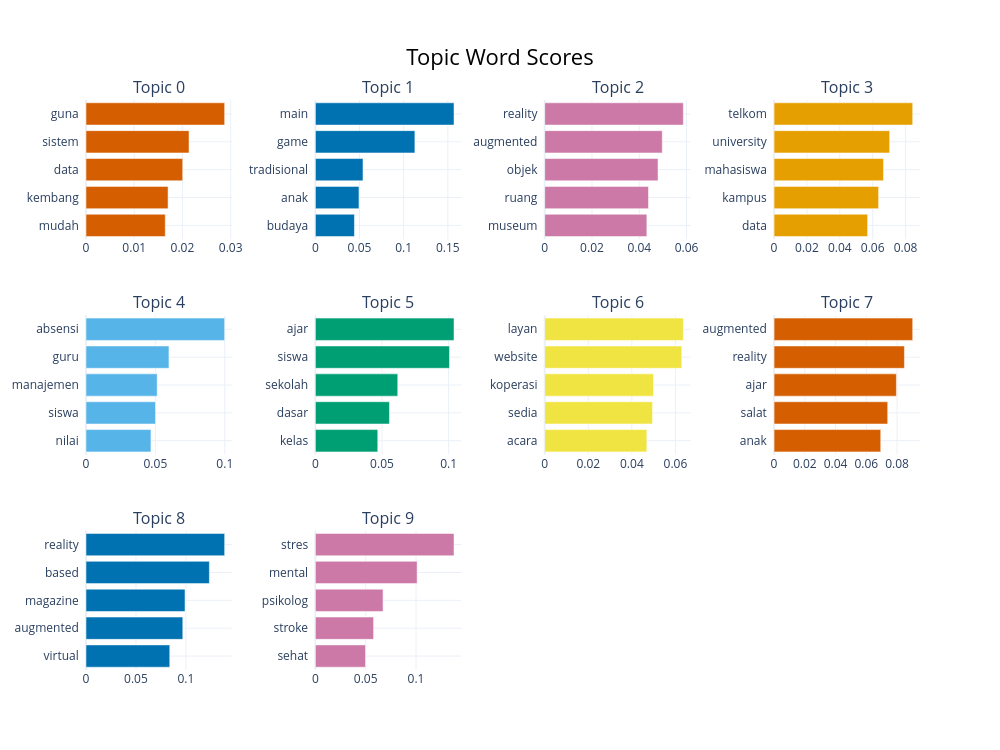

The notebook cell this image was saved under:
### Code cell
topic_model.visualize_barchart(top_n_topics=10)

### Figure 1 — Plotly figure (JSON) as saved in the notebook; plotly's stock layout.template omitted (floating-point values rounded to 4 significant figures)
{"data": [{"marker": {"color": "#D55E00"}, "orientation": "h", "type": "bar", "x": [0.01644, 0.01702, 0.02006, 0.02136, 0.02875], "xaxis": "x", "y": ["mudah  ", "kembang  ", "data  ", "sistem  ", "guna  "], "yaxis": "y"}, {"marker": {"color": "#0072B2"}, "orientation": "h", "type": "bar", "x": [0.04426, 0.0494, 0.05394, 0.1127, 0.157], "xaxis": "x2", "y": ["budaya  ", "anak  ", "tradisional  ", "game  ", "main  "], "yaxis": "y2"}, {"marker": {"color": "#CC79A7"}, "orientation": "h", "type": "bar", "x": [0.04321, 0.0439, 0.04794, 0.04972, 0.05865], "xaxis": "x3", "y": ["museum  ", "ruang  ", "objek  ", "augmented  ", "reality  "], "yaxis": "y3"}, {"marker": {"color": "#E69F00"}, "orientation": "h", "type": "bar", "x": [0.05691, 0.06359, 0.06657, 0.07031, 0.08433], "xaxis": "x4", "y": ["data  ", "kampus  ", "mahasiswa  ", "university  ", "telkom  "], "yaxis": "y4"}, {"marker": {"color": "#56B4E9"}, "orientation": "h", "type": "bar", "x": [0.04679, 0.05011, 0.0513, 0.05977, 0.09991], "xaxis": "x5", "y": ["nilai  ", "siswa  ", "manajemen  ", "guru  ", "absensi  "], "yaxis": "y5"}, {"marker": {"color": "#009E73"}, "orientation": "h", "type": "bar", "x": [0.04683, 0.05558, 0.0618, 0.1006, 0.104], "xaxis": "x6", "y": ["kelas  ", "dasar  ", "sekolah  ", "siswa  ", "ajar  "], "yaxis": "y6"}, {"marker": {"color": "#F0E442"}, "orientation": "h", "type": "bar", "x": [0.04689, 0.04949, 0.04993, 0.06292, 0.06364], "xaxis": "x7", "y": ["acara  ", "sedia  ", "koperasi  ", "website  ", "layan  "], "yaxis": "y7"}, {"marker": {"color": "#D55E00"}, "orientation": "h", "type": "bar", "x": [0.06937, 0.0739, 0.07955, 0.08476, 0.09015], "xaxis": "x8", "y": ["anak  ", "salat  ", "ajar  ", "reality  ", "augmented  "], "yaxis": "y8"}, {"marker": {"color": "#0072B2"}, "orientation": "h", "type": "bar", "x": [0.08384, 0.09689, 0.0991, 0.1235, 0.1388], "xaxis": "x9", "y": ["virtual  ", "augmented  ", "magazine  ", "based  ", "reality  "], "yaxis": "y9"}, {"marker": {"color": "#CC79A7"}, "orientation": "h", "type": "bar", "x": [0.04985, 0.05785, 0.06728, 0.1011, 0.1377], "xaxis": "x10", "y": ["sehat  ", "stroke  ", "psikolog  ", "mental  ", "stres  "], "yaxis": "y10"}], "layout": {"annotations": [{"font": {"size": 16}, "showarrow": false, "text": "Topic 0", "x": 0.0875, "xanchor": "center", "xref": "paper", "y": 1, "yanchor": "bottom", "yref": "paper"}, {"font": {"size": 16}, "showarrow": false, "text": "Topic 1", "x": 0.3625, "xanchor": "center", "xref": "paper", "y": 1, "yanchor": "bottom", "yref": "paper"}, {"font": {"size": 16}, "showarrow": false, "text": "Topic 2", "x": 0.6375, "xanchor": "center", "xref": "paper", "y": 1, "yanchor": "bottom", "yref": "paper"}, {"font": {"size": 16}, "showarrow": false, "text": "Topic 3", "x": 0.9125, "xanchor": "center", "xref": "paper", "y": 1, "yanchor": "bottom", "yref": "paper"}, {"font": {"size": 16}, "showarrow": false, "text": "Topic 4", "x": 0.0875, "xanchor": "center", "xref": "paper", "y": 0.6222, "yanchor": "bottom", "yref": "paper"}, {"font": {"size": 16}, "showarrow": false, "text": "Topic 5", "x": 0.3625, "xanchor": "center", "xref": "paper", "y": 0.6222, "yanchor": "bottom", "yref": "paper"}, {"font": {"size": 16}, "showarrow": false, "text": "Topic 6", "x": 0.6375, "xanchor": "center", "xref": "paper", "y": 0.6222, "yanchor": "bottom", "yref": "paper"}, {"font": {"size": 16}, "showarrow": false, "text": "Topic 7", "x": 0.9125, "xanchor": "center", "xref": "paper", "y": 0.6222, "yanchor": "bottom", "yref": "paper"}, {"font": {"size": 16}, "showarrow": false, "text": "Topic 8", "x": 0.0875, "xanchor": "center", "xref": "paper", "y": 0.2444, "yanchor": "bottom", "yref": "paper"}, {"font": {"size": 16}, "showarrow": false, "text": "Topic 9", "x": 0.3625, "xanchor": "center", "xref": "paper", "y": 0.2444, "yanchor": "bottom", "yref": "paper"}], "height": 750, "hoverlabel": {"bgcolor": "white", "font": {"family": "Rockwell", "size": 16}}, "showlegend": false, "title": {"font": {"color": "Black", "size": 22}, "text": "Topic Word Scores", "x": 0.5, "xanchor": "center", "yanchor": "top"}, "width": 1000, "xaxis": {"anchor": "y", "domain": [0, 0.175], "showgrid": true}, "xaxis10": {"anchor": "y10", "domain": [0.275, 0.45], "showgrid": true}, "xaxis11": {"anchor": "y11", "domain": [0.55, 0.725], "showgrid": true}, "xaxis12": {"anchor": "y12", "domain": [0.825, 1], "showgrid": true}, "xaxis2": {"anchor": "y2", "domain": [0.275, 0.45], "showgrid": true}, "xaxis3": {"anchor": "y3", "domain": [0.55, 0.725], "showgrid": true}, "xaxis4": {"anchor": "y4", "domain": [0.825, 1], "showgrid": true}, "xaxis5": {"anchor": "y5", "domain": [0, 0.175], "showgrid": true}, "xaxis6": {"anchor": "y6", "domain": [0.275, 0.45], "showgrid": true}, "xaxis7": {"anchor": "y7", "domain": [0.55, 0.725], "showgrid": true}, "xaxis8": {"anchor": "y8", "domain": [0.825, 1], "showgrid": true}, "xaxis9": {"anchor": "y9", "domain": [0, 0.175], "showgrid": true}, "yaxis": {"anchor": "x", "domain": [0.7556, 1], "showgrid": true}, "yaxis10": {"anchor": "x10", "domain": [0, 0.2444], "showgrid": true}, "yaxis11": {"anchor": "x11", "domain": [0, 0.2444], "showgrid": true}, "yaxis12": {"anchor": "x12", "domain": [0, 0.2444], "showgrid": true}, "yaxis2": {"anchor": "x2", "domain": [0.7556, 1], "showgrid": true}, "yaxis3": {"anchor": "x3", "domain": [0.7556, 1], "showgrid": true}, "yaxis4": {"anchor": "x4", "domain": [0.7556, 1], "showgrid": true}, "yaxis5": {"anchor": "x5", "domain": [0.3778, 0.6222], "showgrid": true}, "yaxis6": {"anchor": "x6", "domain": [0.3778, 0.6222], "showgrid": true}, "yaxis7": {"anchor": "x7", "domain": [0.3778, 0.6222], "showgrid": true}, "yaxis8": {"anchor": "x8", "domain": [0.3778, 0.6222], "showgrid": true}, "yaxis9": {"anchor": "x9", "domain": [0, 0.2444], "showgrid": true}}}
